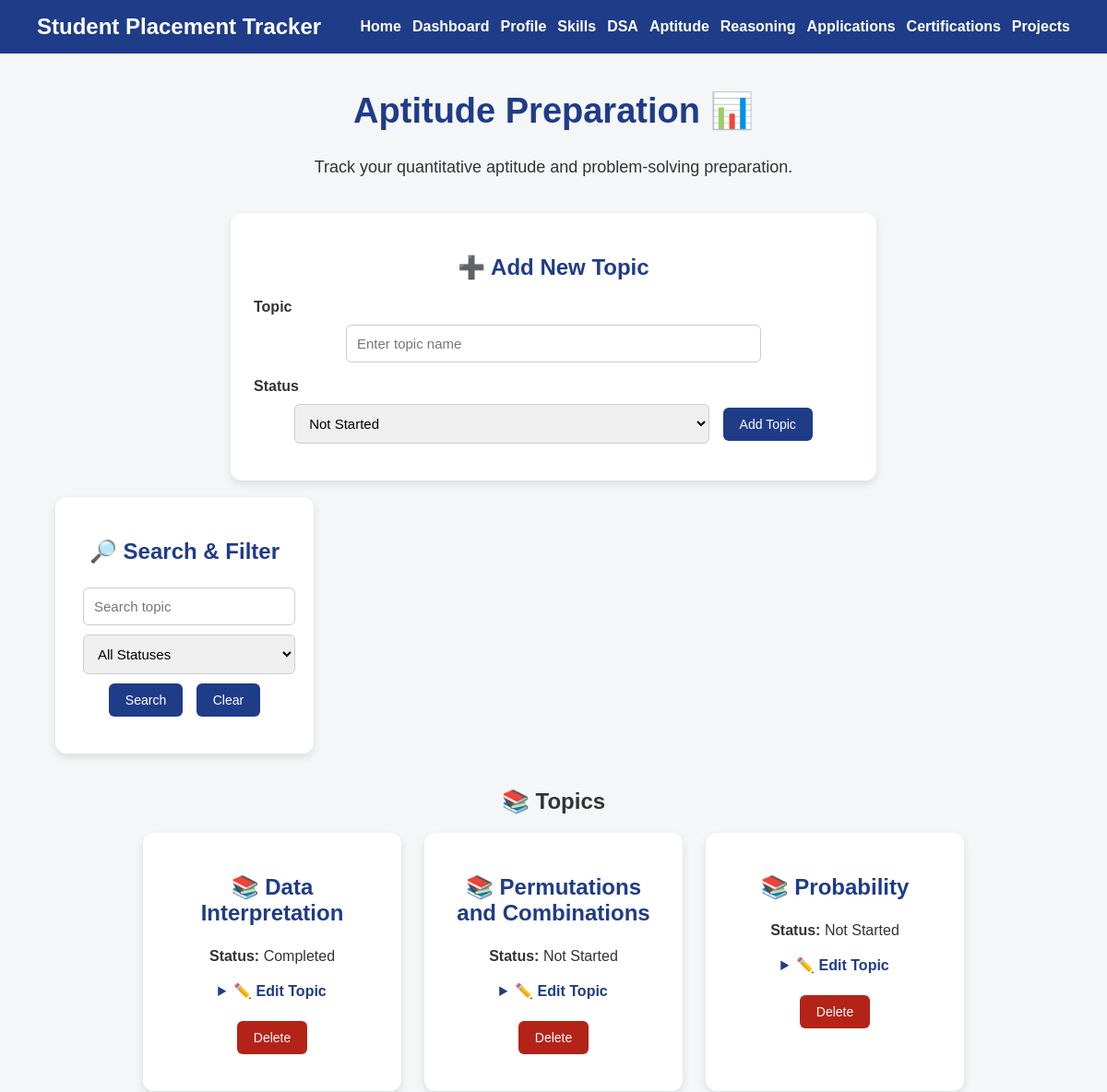
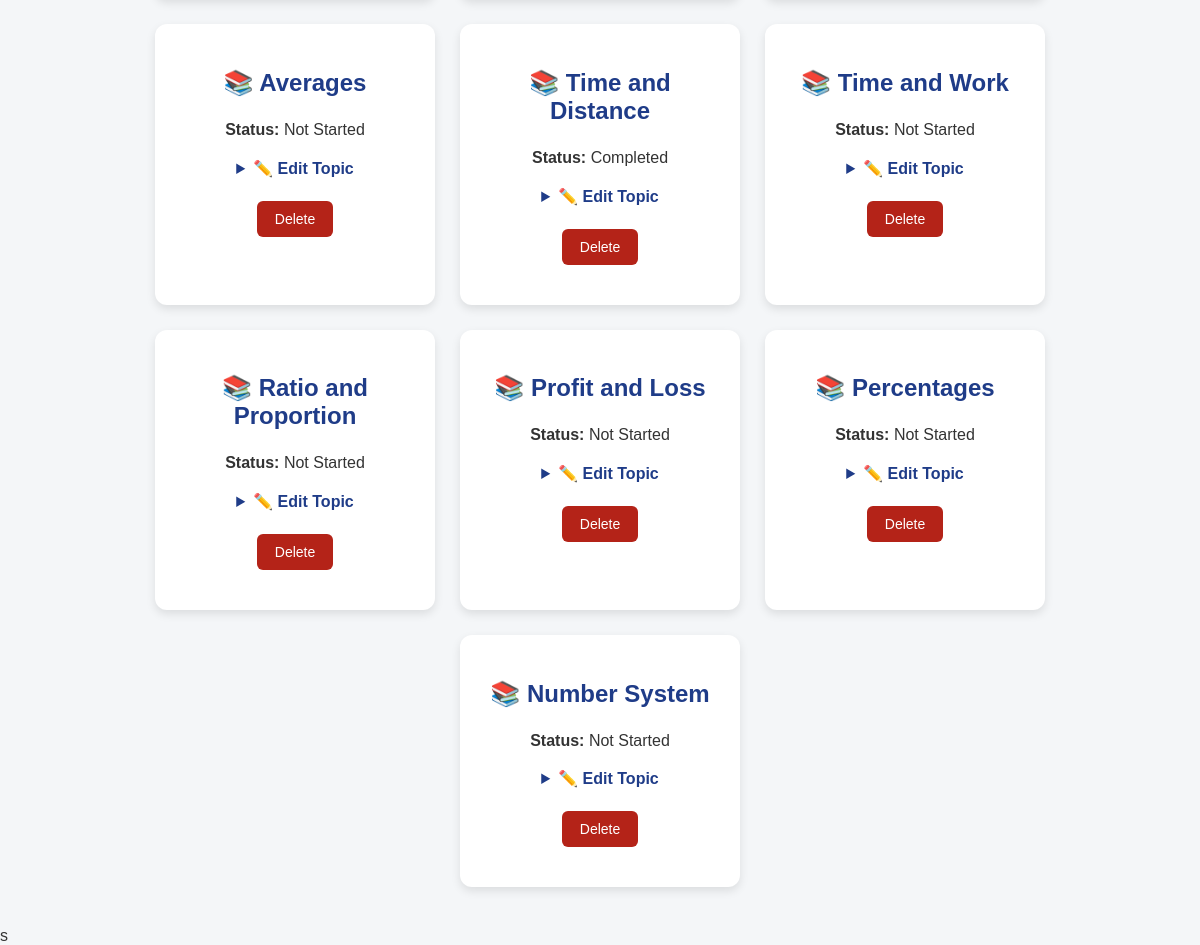
The page /aptitude on the database its author committed (2 pictures, top to bottom).
### tables this page shows
CREATE TABLE aptitude_topics (

            id INTEGER PRIMARY KEY AUTOINCREMENT,

            topic TEXT NOT NULL,

            status TEXT NOT NULL

        );

### web_app.py (the view)
@app.route("/aptitude")
def aptitude():
    topics, search, status_filter = get_topics("aptitude_topics")
    return render_template(
        "aptitude.html",
        topics=topics,
        search=search,
        status_filter=status_filter
    )

### web_app.py (called while the page is built)
def get_topics(table_name):
    search = request.args.get("search", "").strip()
    status_filter = request.args.get("status", "").strip()
    connection = get_db_connection()
    query = f"SELECT * FROM {table_name} WHERE 1 = 1"
    parameters = []
    if search:
        query += " AND topic LIKE ?"
        parameters.append(f"%{search}%")
    if status_filter:
        query += " AND status = ?"
        parameters.append(status_filter)
    query += " ORDER BY id DESC"
    topics = connection.execute(
        query, parameters
    ).fetchall()
    connection.close()
    return topics, search, status_filter

### templates/aptitude.html (shortened to what this page needs)
<!DOCTYPE html>
<html>
<head>
    <link rel="stylesheet" href="{{ url_for('static', filename='style.css') }}">
</head>
<body>
<nav>
    <h2>Student Placement Tracker</h2>
    <div class="nav-links">
        <a href="/">Home</a>
        <a href="/dashboard">Dashboard</a>
        <a href="/profile">Profile</a>
        <a href="/skills">Skills</a>
        <a href="/dsa">DSA</a>
        <a href="/aptitude">Aptitude</a>
        <a href="/reasoning">Reasoning</a>
        <a href="/applications">Applications</a>
        <a href="/certifications">Certifications</a>
        <a href="/projects">Projects</a>
    </div>
</nav>
<div class="container">
    <h1>Aptitude Preparation 📊</h1>
    <p class="intro">
        Track your quantitative aptitude and problem-solving preparation.
    </p>
    <div class="card form-card">
        <h2>➕ Add New Topic</h2>
        <form action="/add-aptitude" method="POST">
            <label>Topic</label>
            <input type="text"
                   name="topic"
                   placeholder="Enter topic name"
                   required>
            <label>Status</label>
            <select name="status">
                <option value="Not Started">Not Started</option>
            </select>
            <button type="submit">Add Topic</button>
        </form>
    </div>
    <br>
    <div class="card">
        <h2>🔎 Search & Filter</h2>
        <form method="GET">
            <input type="text"
                   name="search"
                   placeholder="Search topic"
                   value="{{ search }}">
            <select name="status">
                <option value="">All Statuses</option>
            </select>
            <button type="submit">Search</button>
            <a class="button" href="{{ request.path }}">Clear</a>
        </form>
    </div>
    <br>
    <h2>📚 Topics</h2>
    <div class="cards">
        {% for topic in topics %}
        <div class="card">
            <h2>📚 {{ topic["topic"] }}</h2>
            <p>
                <strong>Status:</strong>
                {{ topic["status"] }}
            </p>
            <details>
                <summary>✏️ Edit Topic</summary>
                <br>
            </details>
            <br>
            <form action="/delete-reasoning/{{ topic['id'] }}"
                  method="POST">
                <button type="submit" class="danger-button">
                    Delete
                </button>
            </form>
        </div>
        {% else %}
        <div class="card">
            <h2>No Topics Found</h2>
            <p>Add your first topic above.</p>
        </div>
        {% endfor %}
    </div>
</div>
</body>
</html>

### static/style.css (style rules this page uses)
* { box-sizing: border-box; }
body { font-family: Arial, sans-serif; margin: 0; background-color: #f4f6f8; color: #333; }
nav { background-color: #1f3c88; color: white; padding: 15px 40px; display: flex; justify-content: space-between; align-items: center; gap: 20px; }
nav h2 { margin: 0; color: white; white-space: nowrap; }
.nav-links { display: flex; flex-wrap: wrap; justify-content: flex-end; gap: 12px; }
nav a { color: white; text-decoration: none; font-weight: bold; }
.container { width: 90%; max-width: 1200px; margin: 40px auto; text-align: center; }
.container h1 { color: #1f3c88; font-size: 38px; }
.intro { font-size: 18px; margin-bottom: 35px; line-height: 1.6; }
.cards { display: flex; justify-content: center; align-items: stretch; gap: 25px; flex-wrap: wrap; }
.card { background-color: white; width: 280px; padding: 25px; border-radius: 12px; box-shadow: 0 4px 10px rgba(0, 0, 0, 0.10); }
.form-card { width: min(700px, 100%); margin: 0 auto; }
.card h2 { color: #1f3c88; }
.card p { line-height: 1.6; }
.button, button { display: inline-block; background-color: #1f3c88; color: white; padding: 10px 18px; border-radius: 6px; text-decoration: none; margin: 5px; border: none; cursor: pointer; font-size: 14px; }
.danger-button { background-color: #b42318; }
form { margin-bottom: 10px; }
form label { display: block; margin-top: 12px; margin-bottom: 5px; font-weight: bold; text-align: left; }
input, select, textarea { width: 100%; max-width: 450px; padding: 11px; margin: 5px; border: 1px solid #ccc; border-radius: 6px; font-size: 15px; }
details { margin-top: 15px; }
summary { cursor: pointer; color: #1f3c88; font-weight: bold; }

### rows shown on the page
aptitude_topics: topic "Data Interpretation", status "Completed"
aptitude_topics: topic "Permutations and Combinations", status "Not Started"
aptitude_topics: topic "Probability", status "Not Started"
aptitude_topics: topic "Averages", status "Not Started"
aptitude_topics: topic "Time and Distance", status "Completed"
aptitude_topics: topic "Time and Work", status "Not Started"
aptitude_topics: topic "Ratio and Proportion", status "Not Started"
aptitude_topics: topic "Profit and Loss", status "Not Started"
aptitude_topics: topic "Percentages", status "Not Started"
aptitude_topics: topic "Number System", status "Not Started"
